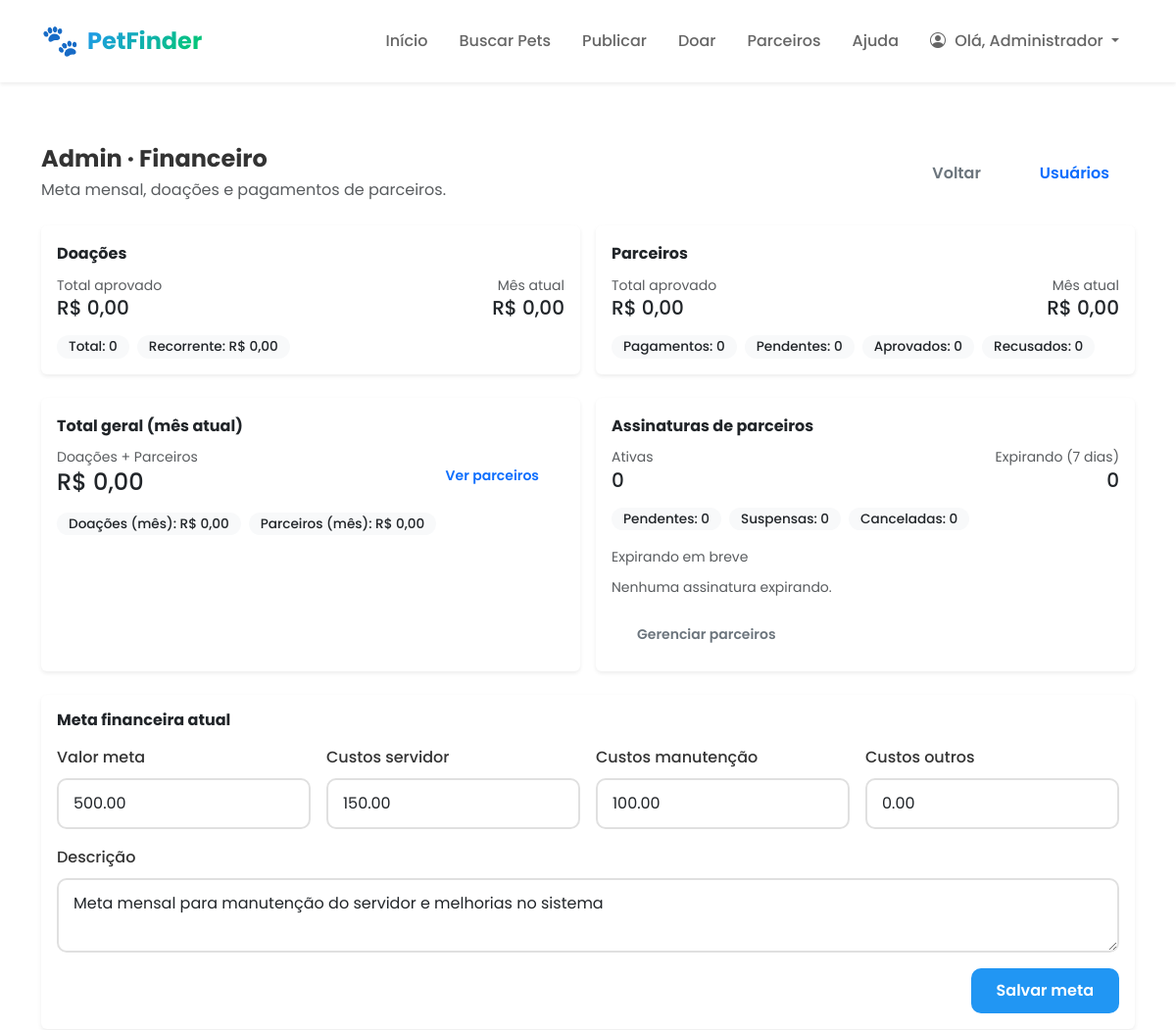
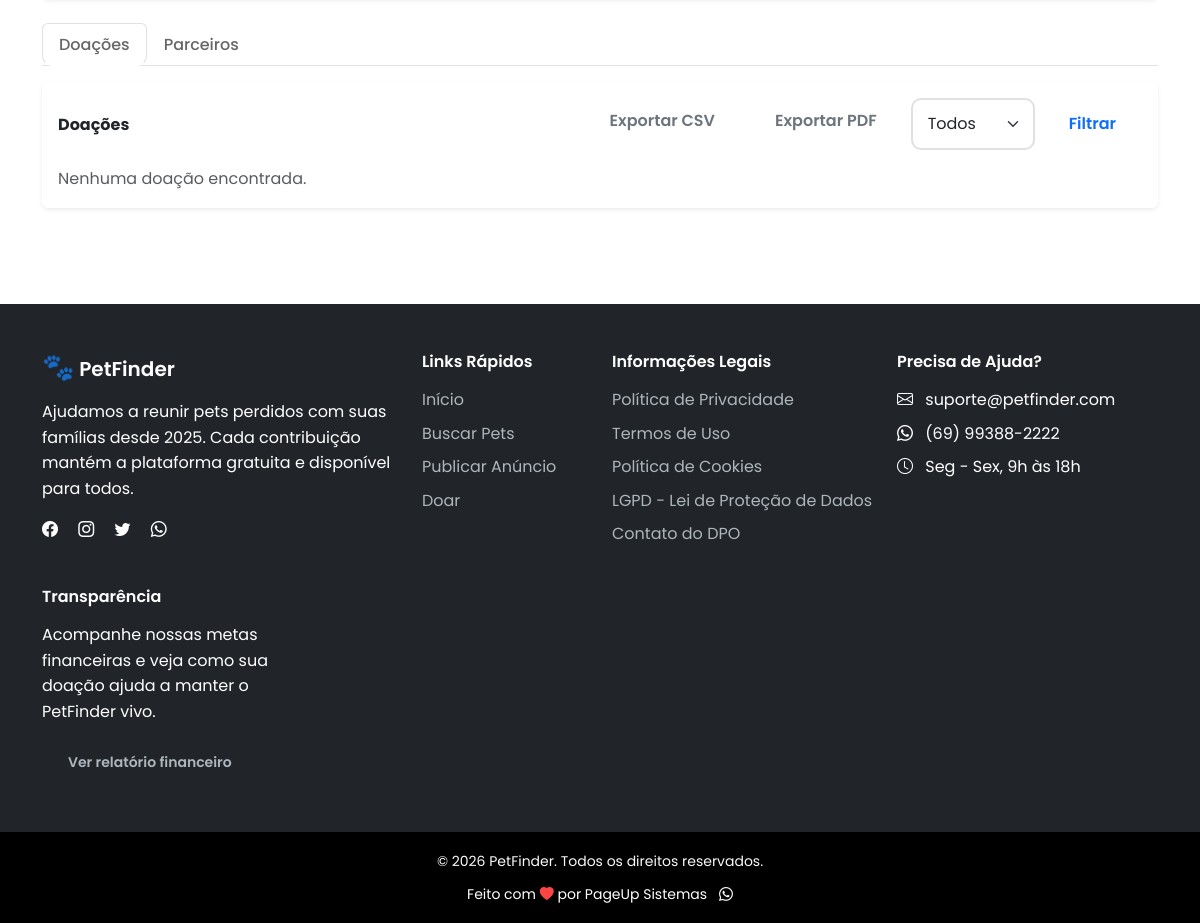
The page /admin-financeiro.php (signed in) on the database its author committed (2 pictures, top to bottom).
### tables this page shows
CREATE TABLE `metas_financeiras` (
  `id` int(11) NOT NULL AUTO_INCREMENT,
  `mes_referencia` date NOT NULL,
  `valor_meta` decimal(10,2) NOT NULL,
  `valor_arrecadado` decimal(10,2) DEFAULT 0.00,
  `custos_servidor` decimal(10,2) DEFAULT 0.00,
  `custos_manutencao` decimal(10,2) DEFAULT 0.00,
  `custos_outros` decimal(10,2) DEFAULT 0.00,
  `descricao` text DEFAULT NULL,
  `ativo` tinyint(1) DEFAULT 1,
  `data_criacao` timestamp NOT NULL DEFAULT CURRENT_TIMESTAMP,
  PRIMARY KEY (`id`),
  KEY `idx_mes` (`mes_referencia`),
  KEY `idx_ativo` (`ativo`)
);

### views/admin-financeiro.php (the view, shortened to what the rows shown need)
<?php
require_once __DIR__ . '/../config.php';
$doacaoController = new DoacaoController();
$metaAtual = $doacaoController->metaAtual();
$tab = isset($_GET['tab']) ? trim((string)$_GET['tab']) : 'doacoes';
$tab = in_array($tab, ['doacoes', 'parceiros'], true) ? $tab : 'doacoes';
include __DIR__ . '/../includes/header.php';
?>
<div class="container py-5">
    <div class="d-flex justify-content-between align-items-center flex-wrap gap-3 mb-4">
        <div>
            <h1 class="h4 fw-bold mb-1">Admin · Financeiro</h1>
        </div>
    </div>
    <div class="card shadow-sm border-0 mb-4">
        <div class="card-body">
            <h2 class="h6 fw-bold mb-3">Meta financeira atual</h2>
            <?php if (empty($metaAtual)): ?>
                <p class="text-muted mb-0">Nenhuma meta ativa cadastrada.</p>
            <?php else: ?>
                <form method="POST" action="" class="row g-3">
                    <div class="col-md-3">
                        <label class="form-label">Valor meta</label>
                        <input type="number" step="0.01" name="valor_meta" class="form-control" value="<?php echo sanitize((string)($metaAtual['valor_meta'] ?? 0)); ?>">
                    </div>
                    <div class="col-md-3">
                        <label class="form-label">Custos servidor</label>
                        <input type="number" step="0.01" name="custos_servidor" class="form-control" value="<?php echo sanitize((string)($metaAtual['custos_servidor'] ?? 0)); ?>">
                    </div>
                    <div class="col-md-3">
                        <label class="form-label">Custos manutenção</label>
                        <input type="number" step="0.01" name="custos_manutencao" class="form-control" value="<?php echo sanitize((string)($metaAtual['custos_manutencao'] ?? 0)); ?>">
                    </div>
                    <div class="col-md-3">
                        <label class="form-label">Custos outros</label>
                        <input type="number" step="0.01" name="custos_outros" class="form-control" value="<?php echo sanitize((string)($metaAtual['custos_outros'] ?? 0)); ?>">
                    </div>
                    <div class="col-12">
                        <label class="form-label">Descrição</label>
                        <textarea name="descricao" class="form-control" rows="2"><?php echo sanitize((string)($metaAtual['descricao'] ?? '')); ?></textarea>
                    </div>
                    <div class="col-12 d-grid d-md-flex justify-content-end">
                        <button type="submit" class="btn btn-primary">Salvar meta</button>
                    </div>
                </form>
            <?php endif; ?>
        </div>
    </div>
    <div class="card shadow-sm border-0">
        <div class="card-body">
            <?php if ($tab === 'doacoes'): ?>
                <div class="d-flex justify-content-between align-items-center flex-wrap gap-2 mb-3">
                    <h2 class="h6 fw-bold mb-0">Doações</h2>
                </div>
            <?php endif; ?>
        </div>
    </div>
</div>
<?php include __DIR__ . '/../includes/footer.php'; ?>

### rows shown on the page
metas_financeiras: valor_meta "500.00", custos_servidor "150.00", custos_manutencao "100.00", custos_outros "0.00", descricao "Meta mensal para manutenção do servidor e melhorias no sistema"

### other values the page prints
$userFirstName "Administrador"
formatMoney((float)($doacaoResumo['total_aprovado'] ?? 0)) "R$ 0,00"
formatMoney((float)($doacaoResumo['mes_atual'] ?? 0)) "R$ 0,00"
$doacaoResumo['total_doacoes'] "0"
formatMoney((float)($doacaoResumo['recorrente'] ?? 0)) "R$ 0,00"
formatMoney((float)($parceiroResumo['total_aprovado'] ?? 0)) "R$ 0,00"
formatMoney((float)($parceiroResumo['mes_atual'] ?? 0)) "R$ 0,00"
$parceiroResumo['total_pagamentos'] "0"
$parceiroResumo['pendentes'] "0"
$parceiroResumo['aprovados'] "0"
$parceiroResumo['recusados'] "0"
formatMoney((float)$totalGeralMesAtual) "R$ 0,00"
$assinaturaResumo['ativas'] "0"
$assinaturaResumo['expirando'] "0"
$assinaturaResumo['pendentes'] "0"
